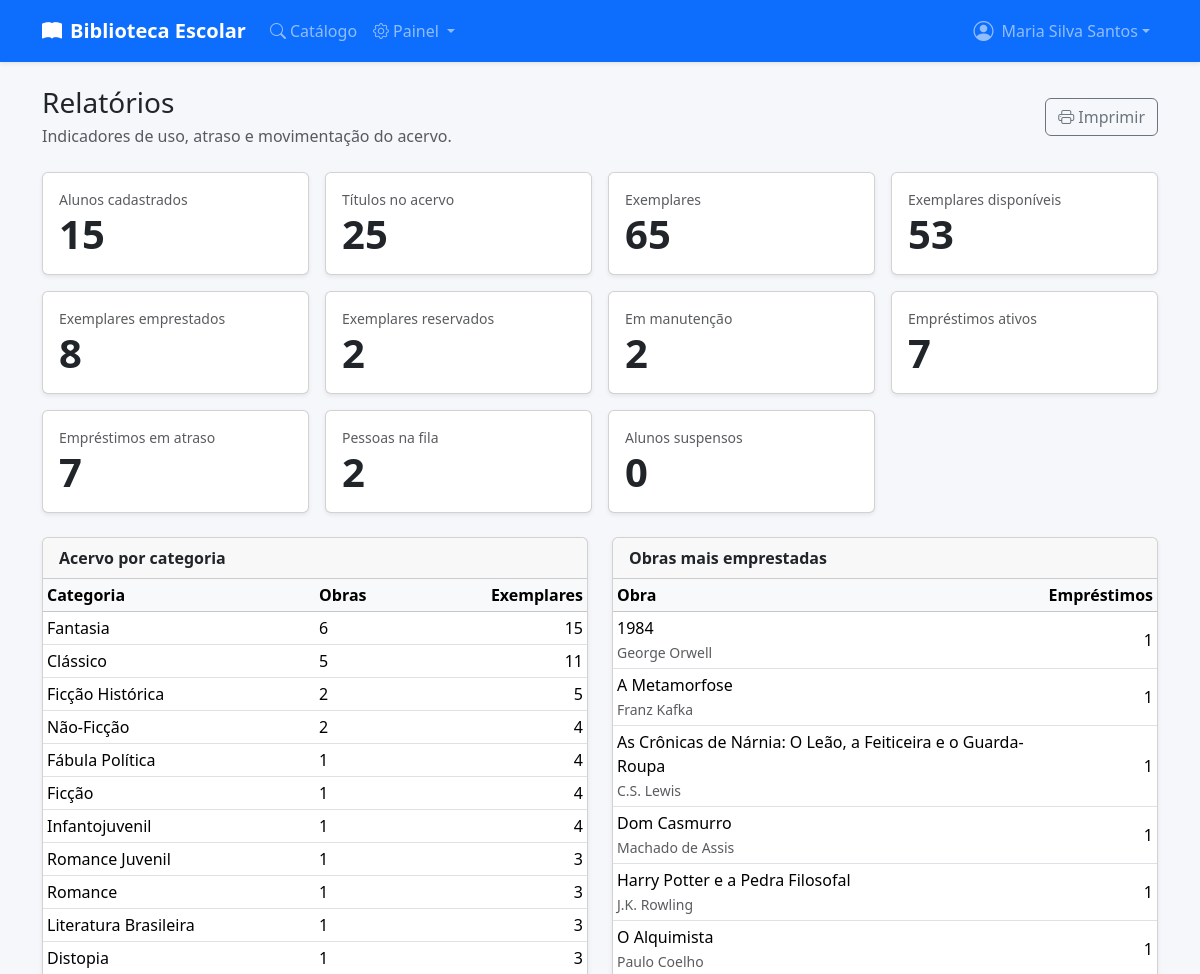
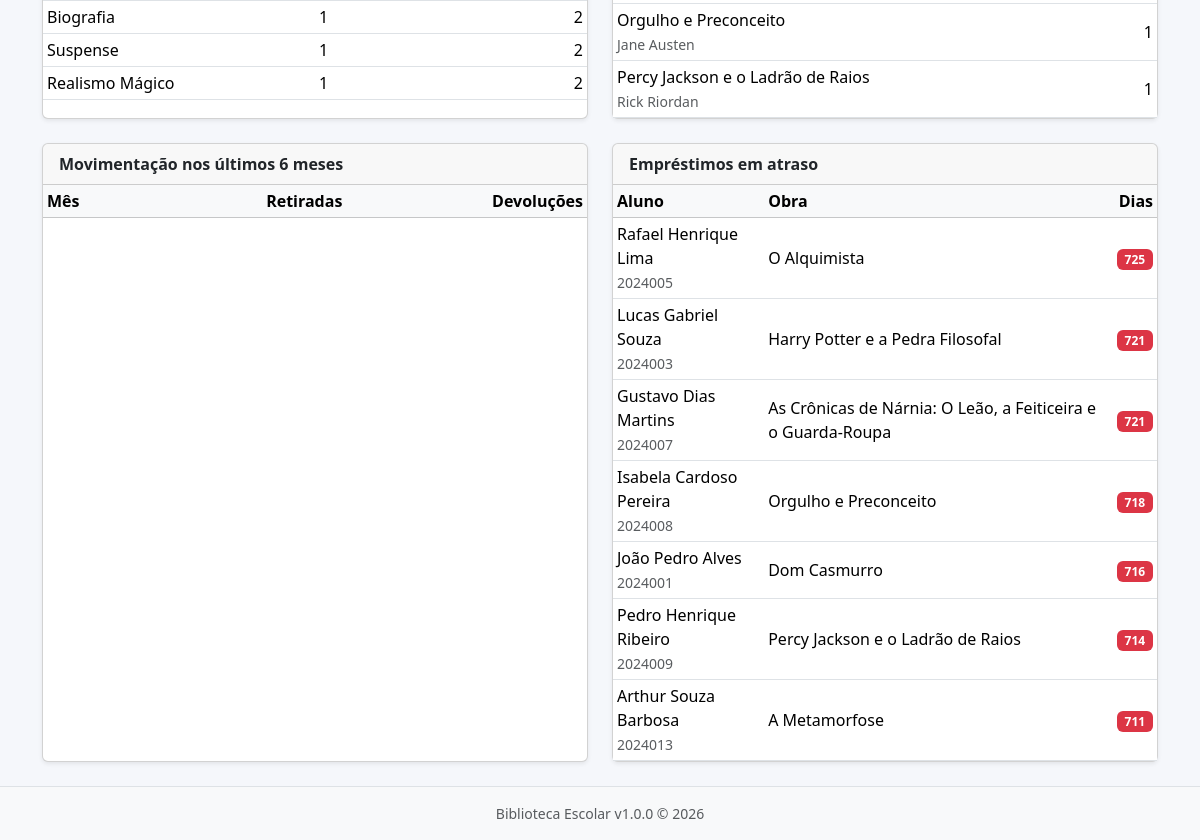
/public/relatorios.php (signed in), run on the app's committed database (2 pictures, top to bottom).
### tables this page shows
CREATE TABLE IF NOT EXISTS `emprestimos` (
    `id` INT UNSIGNED NOT NULL AUTO_INCREMENT,
    `exemplar_id` INT UNSIGNED NOT NULL,
    `usuario_id` INT UNSIGNED NOT NULL,
    `bibliotecario_id` INT UNSIGNED NOT NULL,
    `data_retirada` DATE NOT NULL,
    `data_prevista_devolucao` DATE NOT NULL,
    `data_devolucao` DATE DEFAULT NULL,
    `renovado` TINYINT(1) NOT NULL DEFAULT 0,
    `dias_atraso` INT UNSIGNED NOT NULL DEFAULT 0,
    `suspensao_aplicada` TINYINT(1) NOT NULL DEFAULT 0,
    `observacoes` TEXT DEFAULT NULL,
    `criado_em` TIMESTAMP NOT NULL DEFAULT CURRENT_TIMESTAMP,
    `atualizado_em` TIMESTAMP NOT NULL DEFAULT CURRENT_TIMESTAMP ON UPDATE CURRENT_TIMESTAMP,
    PRIMARY KEY (`id`),
    KEY `idx_exemplar` (`exemplar_id`),
    KEY `idx_usuario_ativo` (`usuario_id`, `data_devolucao`),
    KEY `idx_atrasados` (`data_prevista_devolucao`, `data_devolucao`),
    CONSTRAINT `fk_emprestimo_exemplar` FOREIGN KEY (`exemplar_id`) REFERENCES `exemplares` (`id`) ON DELETE RESTRICT,
    CONSTRAINT `fk_emprestimo_usuario` FOREIGN KEY (`usuario_id`) REFERENCES `usuarios` (`id`) ON DELETE CASCADE,
    CONSTRAINT `fk_emprestimo_bibliotecario` FOREIGN KEY (`bibliotecario_id`) REFERENCES `usuarios` (`id`) ON DELETE RESTRICT
);

CREATE TABLE IF NOT EXISTS `usuarios` (
    `id` INT UNSIGNED NOT NULL AUTO_INCREMENT,
    `matricula` VARCHAR(20) NOT NULL,
    `nome` VARCHAR(120) NOT NULL,
    `email` VARCHAR(150) DEFAULT NULL,
    `turma` VARCHAR(20) DEFAULT NULL,
    `senha_hash` VARCHAR(255) NOT NULL,
    `tipo` ENUM('aluno','bibliotecario') NOT NULL DEFAULT 'aluno',
    `ativo` TINYINT(1) NOT NULL DEFAULT 1,
    `suspenso_ate` DATE DEFAULT NULL,
    `criado_em` TIMESTAMP NOT NULL DEFAULT CURRENT_TIMESTAMP,
    `atualizado_em` TIMESTAMP NOT NULL DEFAULT CURRENT_TIMESTAMP ON UPDATE CURRENT_TIMESTAMP,
    PRIMARY KEY (`id`),
    UNIQUE KEY `uk_matricula` (`matricula`),
    UNIQUE KEY `uk_email` (`email`),
    KEY `idx_tipo_ativo` (`tipo`, `ativo`)
);

CREATE TABLE IF NOT EXISTS `obras` (
    `id` INT UNSIGNED NOT NULL AUTO_INCREMENT,
    `titulo` VARCHAR(200) NOT NULL,
    `autor` VARCHAR(150) NOT NULL,
    `isbn` VARCHAR(20) DEFAULT NULL,
    `editora` VARCHAR(100) DEFAULT NULL,
    `ano` YEAR DEFAULT NULL,
    `categoria` VARCHAR(80) DEFAULT NULL,
    `sinopse` TEXT DEFAULT NULL,
    `capa` VARCHAR(255) DEFAULT NULL,
    `criado_em` TIMESTAMP NOT NULL DEFAULT CURRENT_TIMESTAMP,
    `atualizado_em` TIMESTAMP NOT NULL DEFAULT CURRENT_TIMESTAMP ON UPDATE CURRENT_TIMESTAMP,
    PRIMARY KEY (`id`),
    KEY `idx_titulo` (`titulo`),
    KEY `idx_autor` (`autor`),
    KEY `idx_categoria` (`categoria`),
    KEY `idx_isbn` (`isbn`)
);

### app/helpers/view.php (called while the page is built, shortened)
<?php
function view(string $arquivo, array $dados = []): void {
    extract($dados);
    require VIEWS_PATH . "/{$arquivo}.php";
    require VIEWS_PATH . '/layout.php';
}

### public/relatorios.php (called while the page is built, shortened)
<?php
$db = db();
$totais = [
    'obras' => (int)$db->query('SELECT COUNT(*) FROM obras')->fetchColumn(),
    'exemplares' => (int)$db->query('SELECT COUNT(*) FROM exemplares')->fetchColumn(),
    'disponiveis' => (int)$db->query("SELECT COUNT(*) FROM exemplares WHERE status = 'disponivel'")->fetchColumn(),
    'emprestados' => (int)$db->query("SELECT COUNT(*) FROM exemplares WHERE status = 'emprestado'")->fetchColumn(),
    'reservados' => (int)$db->query("SELECT COUNT(*) FROM exemplares WHERE status = 'reservado'")->fetchColumn(),
    'manutencao' => (int)$db->query("SELECT COUNT(*) FROM exemplares WHERE status = 'manutencao'")->fetchColumn(),
    'alunos' => (int)$db->query("SELECT COUNT(*) FROM usuarios WHERE tipo = 'aluno'")->fetchColumn(),
    'emprestimos_ativos' => (int)$db->query('SELECT COUNT(*) FROM emprestimos WHERE data_devolucao IS NULL')->fetchColumn(),
    'atrasados' => (int)$db->query('SELECT COUNT(*) FROM emprestimos WHERE data_devolucao IS NULL AND data_prevista_devolucao < CURDATE()')->fetchColumn(),
    'fila_espera' => (int)$db->query("SELECT COUNT(*) FROM reservas WHERE status = 'na_fila'")->fetchColumn(),
    'suspensos' => (int)$db->query('SELECT COUNT(*) FROM usuarios WHERE suspenso_ate IS NOT NULL AND suspenso_ate >= CURDATE()')->fetchColumn(),
];
$maisEmprestados = $db->query("
    SELECT o.titulo, o.autor, COUNT(emp.id) AS total
    FROM emprestimos emp
    JOIN exemplares x ON x.id = emp.exemplar_id
    JOIN obras o ON o.id = x.obra_id
    GROUP BY o.id
    ORDER BY total DESC, o.titulo
    LIMIT 10
")->fetchAll();
$porCategoria = $db->query("
    SELECT COALESCE(NULLIF(categoria, ''), 'Sem categoria') AS categoria,
           COUNT(*) AS obras,
           SUM((SELECT COUNT(*) FROM exemplares e WHERE e.obra_id = o.id)) AS exemplares
    FROM obras o
    GROUP BY COALESCE(NULLIF(categoria, ''), 'Sem categoria')
    ORDER BY exemplares DESC
")->fetchAll();
$porMes = $db->query("
    SELECT DATE_FORMAT(data_retirada, '%Y-%m') AS mes, COUNT(*) AS retiradas
    FROM emprestimos
    WHERE data_retirada >= DATE_SUB(CURDATE(), INTERVAL 6 MONTH)
    GROUP BY mes
    ORDER BY mes
")->fetchAll();
$devolucoes = $db->query("
    SELECT DATE_FORMAT(data_devolucao, '%Y-%m') AS mes, COUNT(*) AS devolucoes, SUM(dias_atraso) AS dias_atraso
    FROM emprestimos
    WHERE data_devolucao IS NOT NULL AND data_devolucao >= DATE_SUB(CURDATE(), INTERVAL 6 MONTH)
    GROUP BY mes
    ORDER BY mes
")->fetchAll();
$atrasados = $db->query("
    SELECT emp.id, DATEDIFF(CURDATE(), emp.data_prevista_devolucao) AS dias_atraso,
           u.nome AS aluno, u.matricula, o.titulo AS obra_titulo, x.tombo,
           emp.data_prevista_devolucao
    FROM emprestimos emp
    JOIN usuarios u ON u.id = emp.usuario_id
    JOIN exemplares x ON x.id = emp.exemplar_id
    JOIN obras o ON o.id = x.obra_id
    WHERE emp.data_devolucao IS NULL AND emp.data_prevista_devolucao < CURDATE()
    ORDER BY dias_atraso DESC
")->fetchAll();
view('relatorios', [
    'titulo' => 'Relatórios',
    'totais' => $totais,
    'maisEmprestados' => $maisEmprestados,
    'porCategoria' => $porCategoria,
    'porMes' => $porMes,
    'devolucoes' => $devolucoes,
    'atrasados' => $atrasados,
]);

### app/helpers/functions.php (called while the page is built, shortened)
<?php
function e(string $value): string {
    return htmlspecialchars($value, ENT_QUOTES, 'UTF-8');
}

### views/relatorios.php (the view, shortened to what this page needs)
<div class="d-flex flex-wrap justify-content-between align-items-center mb-4">
  <div>
    <h1 class="h3 mb-1">Relatórios</h1>
    <p class="text-muted mb-0">Indicadores de uso, atraso e movimentação do acervo.</p>
  </div>
  <button class="btn btn-outline-secondary no-print" onclick="window.print()"><i class="bi bi-printer me-1"></i>Imprimir</button>
</div>
<div class="row g-3 mb-4">
<?php
$cards = [
    'alunos' => 'Alunos cadastrados',
    'obras' => 'Títulos no acervo',
    'exemplares' => 'Exemplares',
    'disponiveis' => 'Exemplares disponíveis',
    'emprestados' => 'Exemplares emprestados',
    'reservados' => 'Exemplares reservados',
    'manutencao' => 'Em manutenção',
    'emprestimos_ativos' => 'Empréstimos ativos',
    'atrasados' => 'Empréstimos em atraso',
    'fila_espera' => 'Pessoas na fila',
    'suspensos' => 'Alunos suspensos',
];
foreach ($cards as $chave => $rotulo): ?>
  <div class="col-6 col-md-4 col-xl-3">
    <div class="card shadow-sm h-100">
      <div class="card-body">
        <div class="text-muted small"><?= e($rotulo) ?></div>
        <div class="display-6 fw-semibold"><?= (int)$totais[$chave] ?></div>
      </div>
    </div>
  </div>
<?php endforeach; ?>
</div>
<div class="row g-4">
  <div class="col-lg-6">
    <div class="card shadow-sm h-100">
      <div class="card-header fw-semibold">Acervo por categoria</div>
      <div class="card-body p-0">
        <table class="table table-sm mb-0">
          <thead class="table-light"><tr><th>Categoria</th><th>Obras</th><th class="text-end">Exemplares</th></tr></thead>
          <tbody>
          <?php foreach ($porCategoria as $linha): ?>
            <tr>
              <td><?= e($linha['categoria']) ?></td>
              <td><?= (int)$linha['obras'] ?></td>
              <td class="text-end"><?= (int)$linha['exemplares'] ?></td>
            </tr>
          <?php endforeach; ?>
          </tbody>
        </table>
      </div>
    </div>
  </div>
  <div class="col-lg-6">
    <div class="card shadow-sm h-100">
      <div class="card-header fw-semibold">Obras mais emprestadas</div>
      <div class="card-body p-0">
        <table class="table table-sm mb-0">
          <thead class="table-light"><tr><th>Obra</th><th class="text-end">Empréstimos</th></tr></thead>
          <tbody>
          <?php foreach ($maisEmprestados as $linha): ?>
            <tr>
              <td><?= e($linha['titulo']) ?><br><small class="text-muted"><?= e($linha['autor']) ?></small></td>
              <td class="text-end"><?= (int)$linha['total'] ?></td>
            </tr>
          <?php endforeach; ?>
          </tbody>
        </table>
      </div>
    </div>
  </div>
  <div class="col-lg-6">
    <div class="card shadow-sm h-100">
      <div class="card-header fw-semibold">Movimentação nos últimos 6 meses</div>
      <div class="card-body p-0">
        <table class="table table-sm mb-0">
          <thead class="table-light"><tr><th>Mês</th><th class="text-end">Retiradas</th><th class="text-end">Devoluções</th></tr></thead>
        </table>
      </div>
    </div>
  </div>
  <div class="col-lg-6">
    <div class="card shadow-sm h-100">
      <div class="card-header fw-semibold">Empréstimos em atraso</div>
      <div class="card-body p-0">
        <table class="table table-sm mb-0">
          <thead class="table-light"><tr><th>Aluno</th><th>Obra</th><th class="text-end">Dias</th></tr></thead>
          <tbody>
          <?php foreach ($atrasados as $linha): ?>
            <tr>
              <td><?= e($linha['aluno']) ?><br><small class="text-muted"><?= e($linha['matricula']) ?></small></td>
              <td><?= e($linha['obra_titulo']) ?></td>
              <td class="text-end"><span class="badge bg-danger"><?= (int)$linha['dias_atraso'] ?></span></td>
            </tr>
          <?php endforeach; ?>
          </tbody>
        </table>
      </div>
    </div>
  </div>
</div>

### public/assets/css/style.css (style rules this page uses)
:root { --be-primary: #0d6efd; --be-bg: #f5f7fb; }
body { background-color: var(--be-bg); min-height: 100vh; display: flex; flex-direction: column; }
.table th { white-space: nowrap; }
.table td { vertical-align: middle; }
.badge { font-size: .75rem; font-weight: 600; }

### data on the page
emprestimos: usuario.nome "Rafael Henrique Lima", usuario.matricula "2024005", obras.titulo "O Alquimista", dias_atraso "725"
emprestimos: usuario.nome "Lucas Gabriel Souza", usuario.matricula "2024003", obras.titulo "Harry Potter e a Pedra Filosofal", dias_atraso "721"
emprestimos: usuario.nome "Gustavo Dias Martins", usuario.matricula "2024007", obras.titulo "As Crônicas de Nárnia: O Leão, a Feiticeira e o Guarda-Roupa", dias_atraso "721"
emprestimos: usuario.nome "Isabela Cardoso Pereira", usuario.matricula "2024008", obras.titulo "Orgulho e Preconceito", dias_atraso "718"
emprestimos: usuario.nome "João Pedro Alves", usuario.matricula "2024001", obras.titulo "Dom Casmurro", dias_atraso "716"
emprestimos: usuario.nome "Pedro Henrique Ribeiro", usuario.matricula "2024009", obras.titulo "Percy Jackson e o Ladrão de Raios", dias_atraso "714"
emprestimos: usuario.nome "Arthur Souza Barbosa", usuario.matricula "2024013", obras.titulo "A Metamorfose", dias_atraso "711"

### other printed values
APP_NAME "Biblioteca Escolar"
usuario_logado()['nome'] "Maria Silva Santos"
$rotulo "Alunos cadastrados"
$totais[$chave] "15"
$rotulo "Títulos no acervo"
$totais[$chave] "25"
$rotulo "Exemplares"
$totais[$chave] "65"
$rotulo "Exemplares disponíveis"
$totais[$chave] "53"
$rotulo "Exemplares emprestados"
$totais[$chave] "8"
$rotulo "Exemplares reservados"
$totais[$chave] "2"
$rotulo "Em manutenção"
